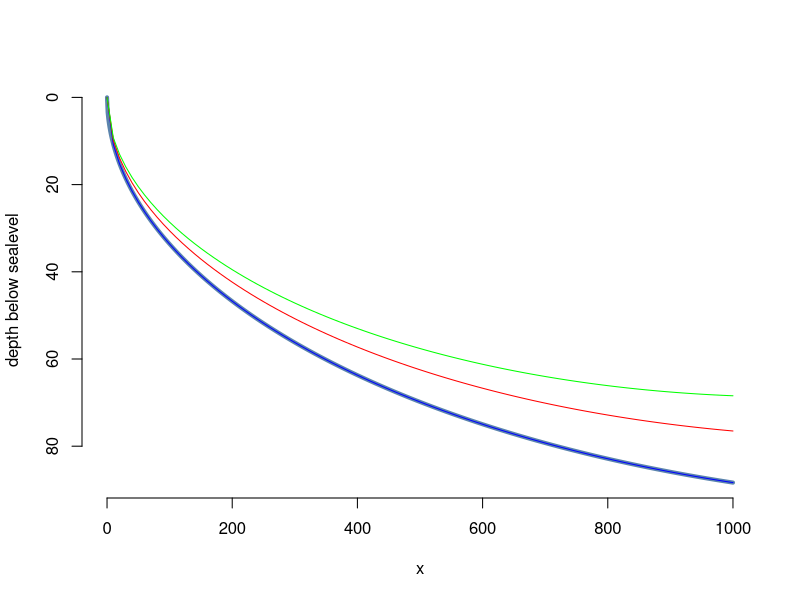
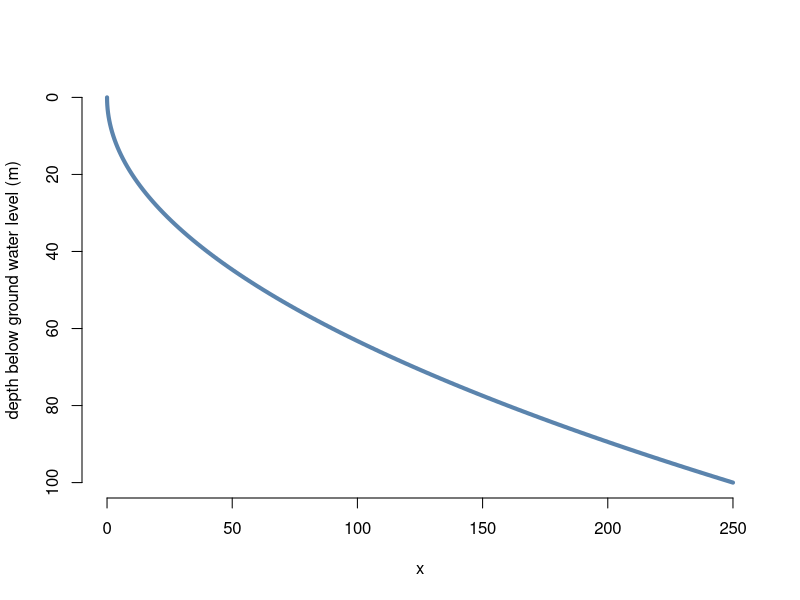
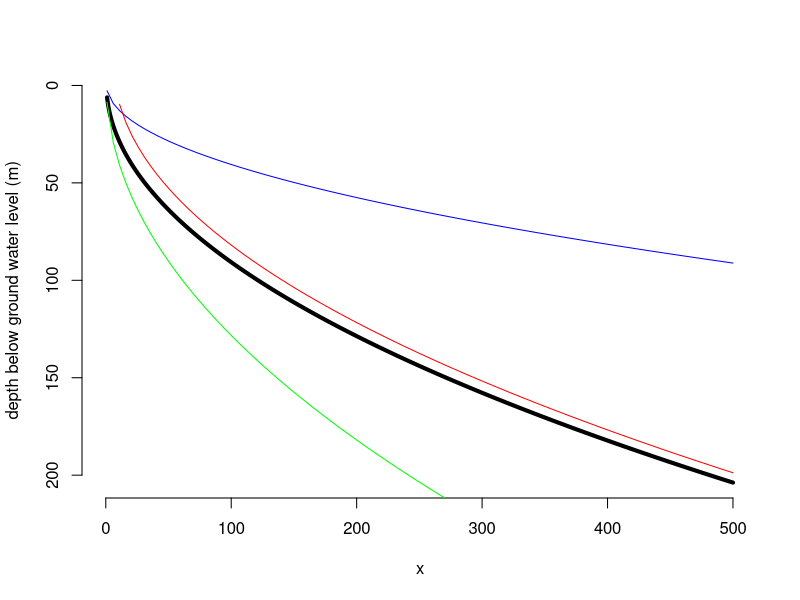
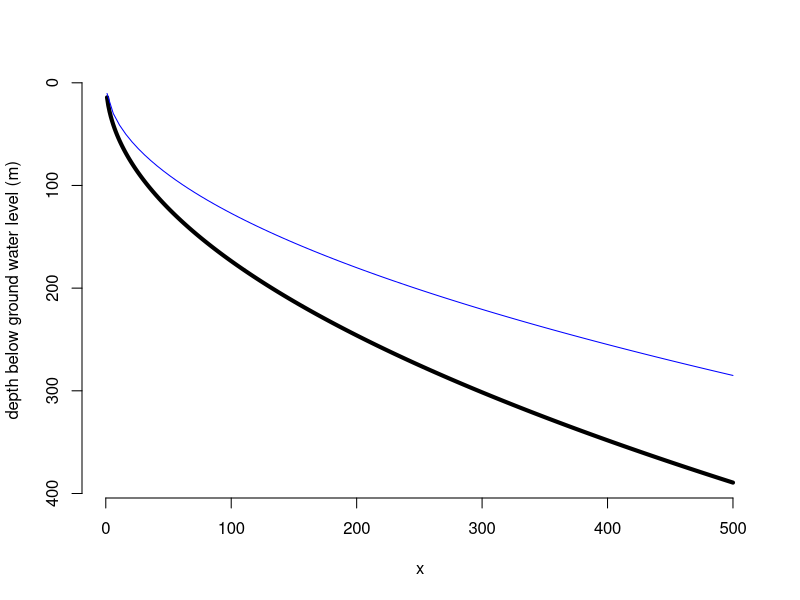

Write the R code that produced these figures, in order.
# Depth to freshwater-seawater interface for different inland flux with 0.5, 0.2 and 0.1 $m^2/s$ and a recharge rate of 100 mm/year

H  = 100 # m
L  = 1000 #m
a  = 0.1*L
va = 1E-6
Dc  = va*a
e  = 40 #
es = e*(1-a/H)^(1/6)
K  = 10 # m/d
Qf = -0.5 # sm per d
Qf1= -0.25
Qf2= -0.1
N  = 0.001 # m per d
x  = seq(0,1000,1)
hs = sqrt(((Qf *x-N*L*x+N*(x^2/2))*(2*e^2))/(-(1+e)*K))
y  = hs
plot(y~x , ylim = rev(range(y)) ,
     lwd=4 , type="l" , bty="n" , ylab="depth below sealevel" , col=rgb(0.2,0.4,0.6,0.8) )
curve(sqrt(((Qf *x-N*L*x+N*(x^2/2))*(2*e^2))/(-(1+e)*K)), add = TRUE, col="blue")
curve(sqrt(((Qf1*x-N*L*x+N*(x^2/2))*(2*e^2))/(-(1+e)*K)), add = TRUE, col="red")
curve(sqrt(((Qf2*x-N*L*x+N*(x^2/2))*(2*e^2))/(-(1+e)*K)), add = TRUE, col="green")


# Depth to freshwater-seawater interface for a confined aquifer with a flux of $0.5 m^2/d$, aquifer thickness of 100 m and a hydraulic conductivity of 1 m/d.

H  = 100 # m aquifer thickness at coast
e  = 40 #
K  = 1 # m/d hydraulic conductivity
L  = 100 # m
Qf = 0.5 # sm per d
h  = seq(0,100,1)
x =  K/(e*Qf)*(h^2/2)
y  = h
plot(y~x , ylim = rev(range(y)) ,
     lwd=4 , type="l" , bty="n" , ylab="depth below ground water level (m)" , col=rgb(0.2,0.4,0.6,0.8) )
     

# Depth to transition zone for an unconfined aquifer and a confined aquifer

# pumping_unconfined
rs = 1.024
rh = 1.000
e  = (rs-rh)/rh #
H  = 100 # aquifer thickness at coast
K  = 1 # m/s
K1 = 5
K2 = 0.5
Qw = 1 # qm/s
Qw2= 25
Qx0= 1 # qm/s
p  = pi
x  = seq(1,500,1)
mu = Qw/(Qx0*x)
lambda = 2*(1-mu/p)^(1/2)+mu/p*log((1-(1-mu/p)^(1/2))/(1+(1-mu/p)^(1/2)))
y = sqrt((lambda*Qx0*x)/(K*e))


plot(y~x,ylim = rev(range(y)),lwd=4 , type="l" , bty="n" , ylab="depth below ground water level (m)")
curve(sqrt(((2*(1-(Qw/(Qx0*x))/pi)^(1/2)+(Qw/(Qx0*x))/pi*log((1-(1-(Qw/(Qx0*x))/pi)^(1/2))/(1+(1-(Qw/(Qx0*x))/pi)^(1/2))))*Qx0*x)/(K1*e)), add = TRUE, col="blue")
curve(sqrt(((2*(1-(Qw/(Qx0*x))/pi)^(1/2)+(Qw/(Qx0*x))/pi*log((1-(1-(Qw/(Qx0*x))/pi)^(1/2))/(1+(1-(Qw/(Qx0*x))/pi)^(1/2))))*Qx0*x)/(K2*e)), add = TRUE, col="green")
curve(sqrt(((2*(1-(Qw2/(Qx0*x))/pi)^(1/2)+(Qw2/(Qx0*x))/pi*log((1-(1-(Qw2/(Qx0*x))/pi)^(1/2))/(1+(1-(Qw2/(Qx0*x))/pi)^(1/2))))*Qx0*x)/(K*e)), add = TRUE, col="red")

# pumping_confined
rs = 1.024
rh = 1.000 
e  = (rs/rh^2)*(rs-rh) #
a  = 0.1*10
H  = 100 # aquifer thickness at coast
K  = 1 # m/s
K1  = 2 
Qw = 1 # qm/s
Qx0= 2 # qm/s
p  = pi
x  = seq(1,500,1)
mu = Qw/(Qx0*x)
lambda = 2*(1-mu/p)^(1/2)+mu/p*log((1-(1-mu/p)^(1/2))/(1+(1-mu/p)^(1/2)))
es = e*(1-(a/H)^(1/6))
y = sqrt((lambda*Qx0*x)/(K*es))
plot(y~x,ylim = rev(range(y)),lwd=4 , type="l" , bty="n" , ylab="depth below ground water level (m)")
curve(sqrt(((2*(1-(Qw/(Qx0*x))/pi)^(1/2)+(Qw/(Qx0*x))/pi*log((1-(1-(Qw/(Qx0*x))/pi)^(1/2))/(1+(1-(Qw/(Qx0*x))/pi)^(1/2))))*Qx0*x)/(K*e)), add = TRUE, col="blue")
